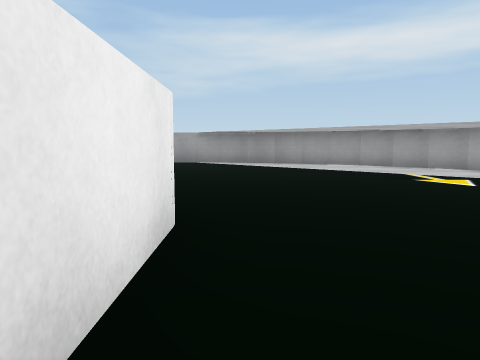
[1] (above)

20 first-person views from a walk through a Unity game level. The camera is 0.62 m above the floor, tilts 6° down and sees 70° across. The floor is counted in squares, 1 m on a side. Each view is taken from the middle of a square. On the plan, view 1 faces up. The plan holds only what a view shows up to about 10 squares ahead; the rest is blank. The place goes on beyond the plan. Some surface patterns are stand-ins.

[2]
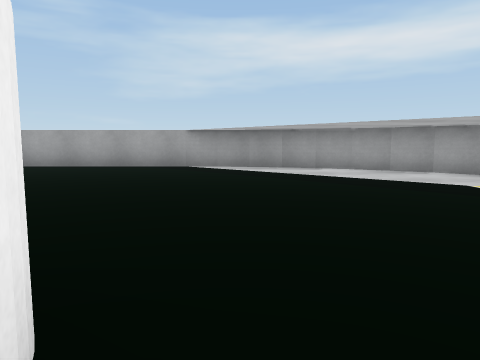

[3]
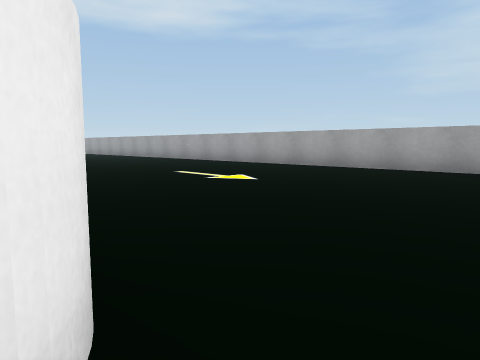

[4]
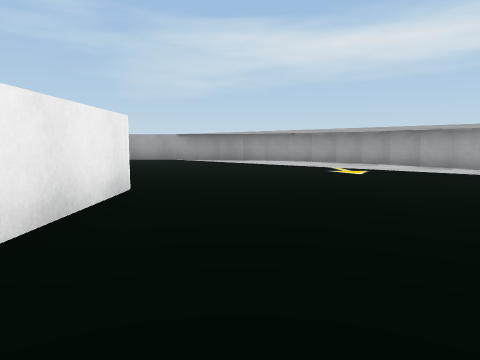

[5]
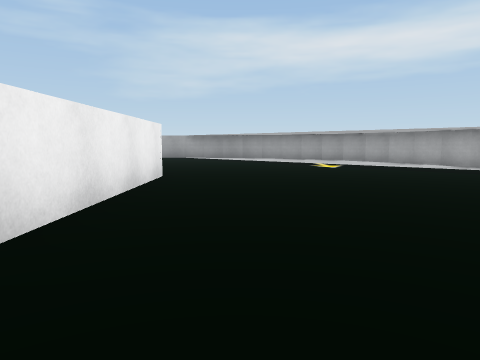

[6]
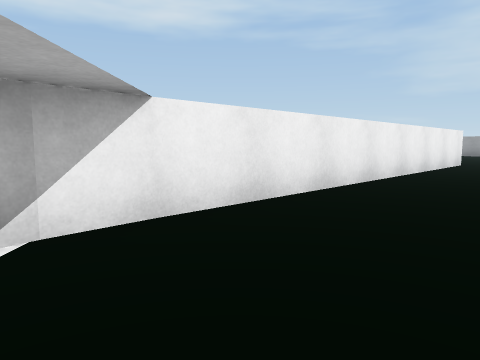

[7]
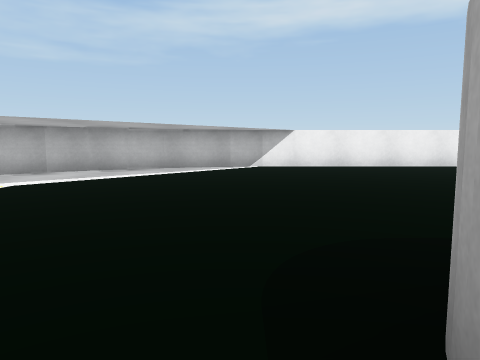

[8]
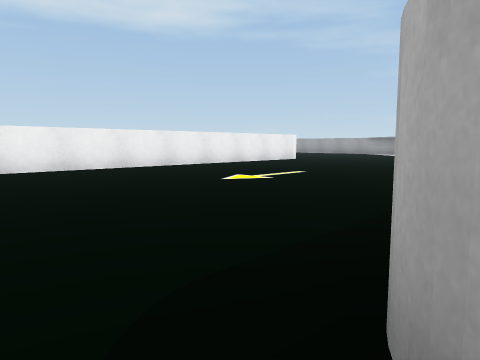

[9]
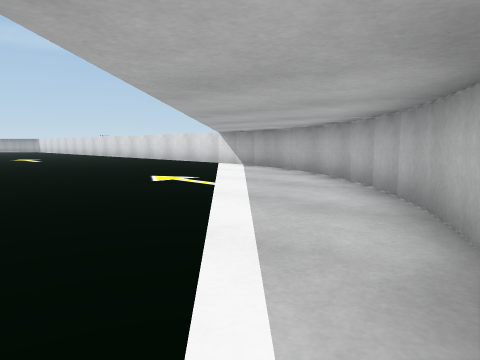

[10]
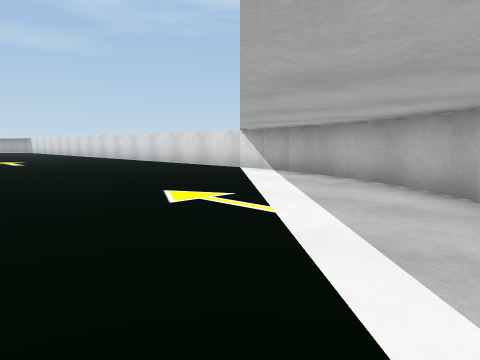

[11]
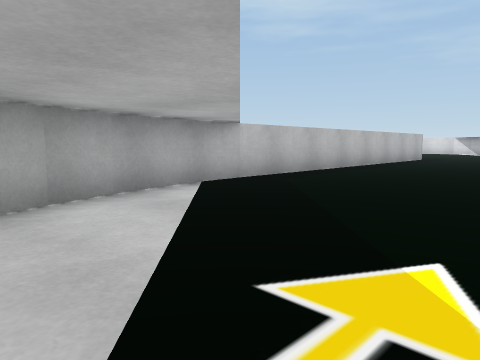

[12]
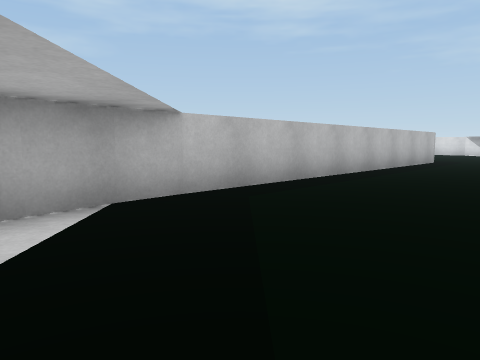

[13]
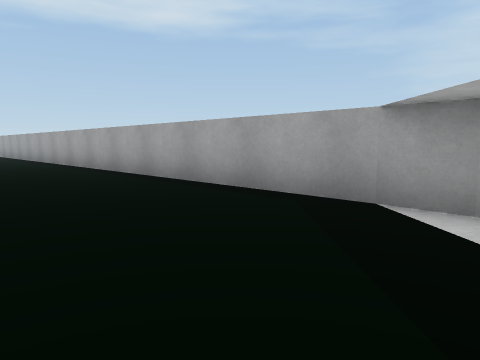

[14]
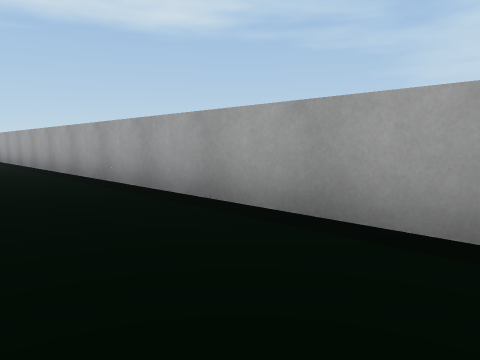

[15]
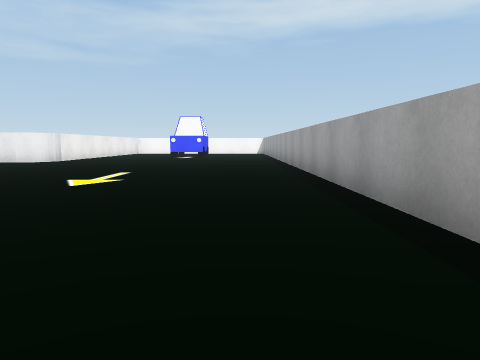

[16]
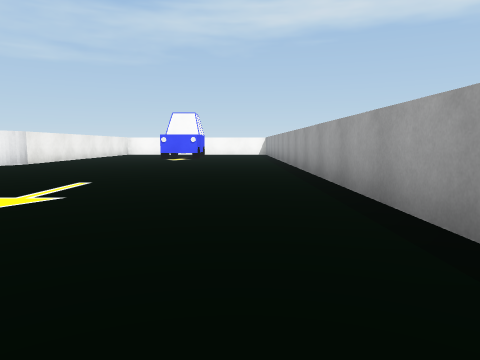

[17]
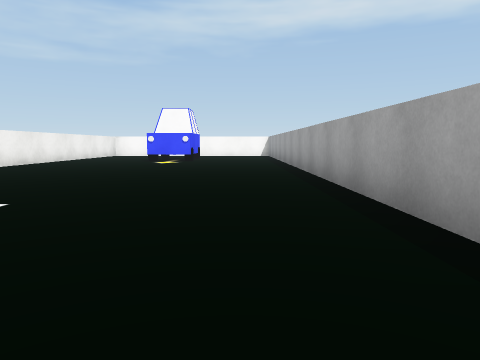

[18]
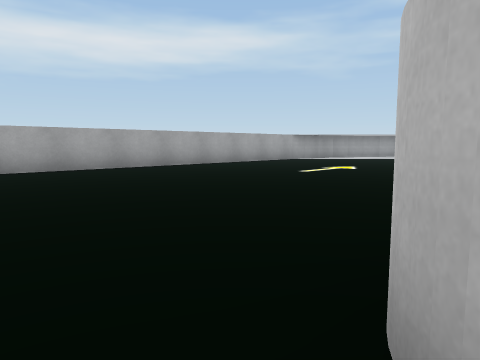

[19]
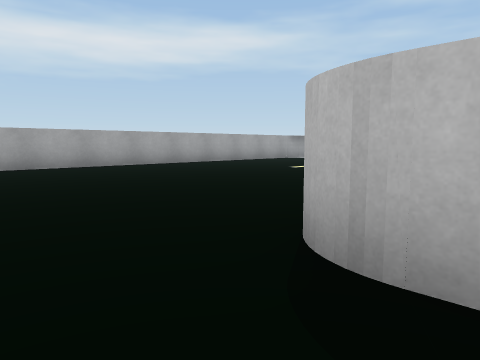

[20]
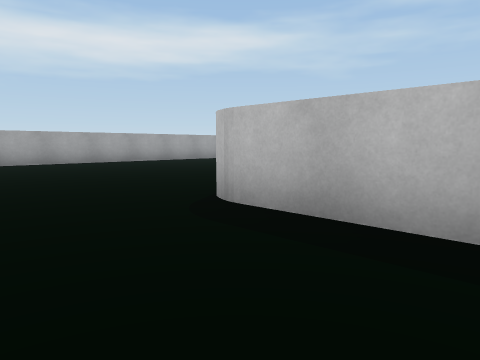

### Floor plan
Points are (right, up) in squares from view 1. A wall is a line through its corners. A room is listed if a view was taken in it or the views show most of it. See-through windows are left out.
Room 1 (views 1, 2, 3, 4, 5, 6, 7, 8, 9, 10, 11, 12, 13, 14, 15, 16, 17, 18, 19, 20)
walls: (-12.5, 0.4) (-12.5, 2.6); (-0.5, -8.3) (-0.3, -9.3); (-0.3, -9.2) (-0.1, -10.1) (0.2, -11.1); (0.2, -10.9) (0.6, -11.8); (0.5, -11.7) (1.1, -12.6); (1, -12.4) (1.6, -13.2); (1.5, -13.2) (2.2, -13.9); (2, -13.8) (2.9, -14.5); (-0.5, 2.6) (-0.5, -8.5); (2.8, -14.5) (3.6, -15); (3.4, -15) (4.3, -15.5); (4.2, -15.4) (5.1, -15.8); (5, -15.8) (6, -16.2); (5.8, -16.1) (6.8, -16.3); (7.5, -5.8) (7.5, 3.5); (6.7, -16.3) (7.7, -16.5); (7.6, -16.5) (9.5, -16.5); (-0.5, 11.5) (-21.5, 11.5); (7.5, 3.3) (7.3, 4.4); (0.3, 11.3) (-0.7, 11.5); (7.3, 4.2) (7.1, 5.2); (1.1, 11.1) (0.2, 11.3); (7.1, 5.1) (6.8, 6); (2, 10.8) (1, 11.1); (6.8, 5.9) (6.4, 6.8); (2.8, 10.4) (1.9, 10.8); (6.5, 6.7) (6, 7.6); (6, 7.5) (5.4, 8.3); (4.3, 9.4) (3.5, 10) (2.7, 10.5); (5.5, 8.2) (4.8, 8.9); (5, 8.8) (4.2, 9.5)

Where each view was taken, in squares from view 1:
view 1: 0 up, 0 right, facing up
view 2: 2 up, 0 right, facing up
view 3: 3 up, 0 right, facing up-left
view 4: 2 down, 1 right, facing up
view 5: 4 down, 1 right, facing up
view 6: 9 down, 2 right, facing up-left
view 7: 9 down, 9 right, facing left
view 8: 9 down, 8 right, facing up-left
view 9: 9 down, 0 right, facing down-right
view 10: 10 down, 2 right, facing down-right
view 11: 7 up, 3 right, facing down-right
view 12: 5 up, 4 right, facing down-right
view 13: 8 up, 0 right, facing up-left
view 14: 9 up, 6 left, facing up-left
view 15: 10 up, 9 left, facing left
view 16: 10 up, 11 left, facing left
view 17: 10 up, 13 left, facing left
view 18: 3 up, 13 left, facing up-right
view 19: 2 up, 14 left, facing up-right
view 20: 0 up, 15 left, facing up-right
